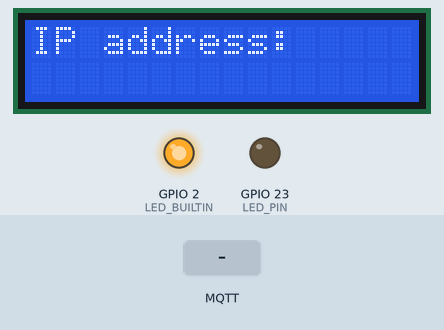
A sketch run on a simulated ESP32. On the bench: 16×2 character LCD, output pins drawn as LEDs (lit = HIGH). Inputs (shaded band) come from the test bench. WiFi joins after 1.5 s; servers stay silent unless stated; random numbers use the default seed unless the sketch sets one; no MQTT or app messages arrive unless stated; what the sketch prints to the serial monitor is not drawn.

Above: at 5.8 s.
5.9 s: MQTT message "1" arrives on the first subscribed topic
7.4 s: MQTT message "on" arrives on the first subscribed topic
10.4 s: MQTT message "off" arrives on the first subscribed topic
At 15.17 s:
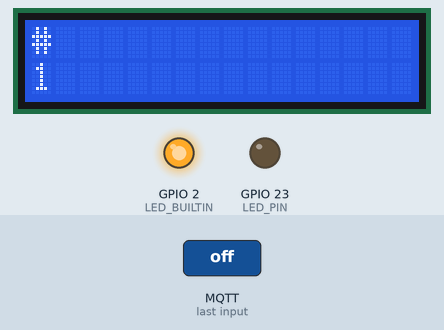
At 15.8 s:
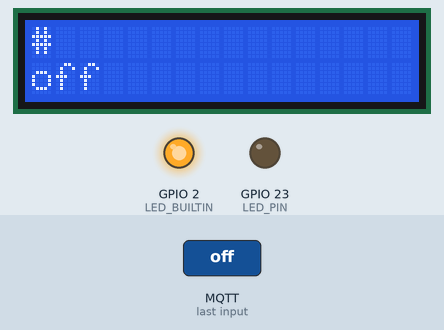
Timing chart, 0 to 17.3 s (numbered marks = the images above; inputs shaded):
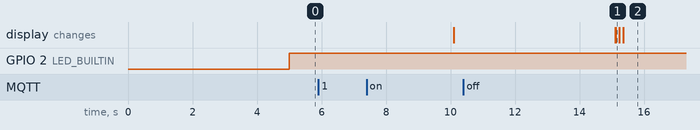

The sketch:

esp32_task_template.ino
```cpp
/*
  ESP32 MQTT Display System

  This Arduino code is designed for an ESP32 microcontroller to create a simple MQTT-based display system.
  The system consists of three tasks(2 Cores):

  1. MqttHandleTask: Responsible for connecting to a WiFi network and MQTT broker. It subscribes to all topics ('#') and
     handles incoming messages. It updates a message queue with received data.

  2. DisplayTask: Manages the LCD display and continuously monitors the message queue for new data. When new data
     arrives, it clears the LCD and displays the received topic and payload.

  3. MqttPublishTask: Publish MQTT every minute Use the mutex in Task 3 and other future Task, prevent Race Condition

  The code utilizes FreeRTOS for multitasking. The MQTT connection details, WiFi credentials, and other configurations
  are defined as constants at the beginning of the file. Additionally, there are defined structures and tasks for MQTT
  communication, display handling, and synchronization using semaphores.

  Libraries used:
  - WiFi.h: Handles WiFi connection.
  - PubSubClient.h: Implements MQTT protocol.
  - LiquidCrystal_I2C.h: Controls I2C-based LCD.

  Note: The code assumes certain configurations like the MQTT broker's address, WiFi credentials, LCD I2C address, and pin mappings.
  Make sure to modify these values according to your setup.

  Author: THITINUN
  Date: 20240206
*/


#include <Arduino.h>
#include <freertos/FreeRTOS.h>
#include <freertos/task.h>
#include <freertos/queue.h>
#include <freertos/semphr.h>

#include <WiFi.h>
#include <PubSubClient.h>
#include <LiquidCrystal_I2C.h>

#define WIFI_STA_NAME "JUMP"
#define WIFI_STA_PASS "025260652"

#define MQTT_SERVER "siriprapawat.trueddns.com"
#define MQTT_PORT 14283
#define MQTT_NAME "ESP32_DISPLAY"

#define LED_PIN 23
#define LED_BUILTIN 2

#define I2C_ADDRESS 0x3F //already run an I2C scanner sketch

// Define a message structure
typedef struct {
  int data;
  char topic[100];  // better to use array of char instead of String (*trust me)
  char payload[100];
  // Add other fields as needed
} MyMessage;

// Create message queue
#define QUEUE_LENGTH 10
#define ITEM_SIZE sizeof(MyMessage)
QueueHandle_t xQueueCore0ToCore1;
TaskHandle_t Task1 = NULL;
TaskHandle_t Task2 = NULL;
TaskHandle_t Task3 = NULL;
SemaphoreHandle_t serialMutex;
SemaphoreHandle_t mqttMutex;

WiFiClient client;
PubSubClient mqtt(client);

// set the LCD number of columns and rows
int lcdColumns = 16;
int lcdRows = 2;

// set LCD address, number of columns and rows
LiquidCrystal_I2C lcd(I2C_ADDRESS, lcdColumns, lcdRows);


// Tasks 1
void MqttHandleTask(void *pvParameters) {
  MyMessage messageToSend;

  Serial.println();
  Serial.println();
  Serial.print("Connecting to ");
  Serial.println(WIFI_STA_NAME);

  WiFi.mode(WIFI_STA);
  WiFi.begin(WIFI_STA_NAME, WIFI_STA_PASS);

  while (WiFi.status() != WL_CONNECTED) {
    vTaskDelay(pdMS_TO_TICKS(5000));  // Delay for 5 seconds
    Serial.print(".");
    digitalWrite(LED_BUILTIN, !digitalRead(LED_BUILTIN));
  }

  digitalWrite(LED_BUILTIN, HIGH);

  Serial.println("");
  Serial.println("WiFi connected");
  Serial.println("IP address: ");
  Serial.println(WiFi.localIP());

  mqtt.setServer(MQTT_SERVER, MQTT_PORT);
  mqtt.setCallback(callback);

  while (1) {
    if (mqtt.connected() == false) {
      Serial.print("MQTT connection... ");
      if (mqtt.connect(MQTT_NAME)) {
        Serial.println("connected");
        mqtt.subscribe("#");
      } else {
        Serial.println("failed");
        vTaskDelay(pdMS_TO_TICKS(5000));  // Delay for 5 seconds
      }
    } else {
      mqtt.loop();
    }
    vTaskDelay(pdMS_TO_TICKS(1));  // must use for clear WDT
  }
}

// Function in task 1
void callback(char *topic, byte *payload, unsigned int length) {
  MyMessage messageToSend;

  payload[length] = '\0';

  String topic_str = topic, payload_str = (char *)payload;
  if (xSemaphoreTake(serialMutex, portMAX_DELAY)) {
    Serial.println("[" + topic_str + "]: " + payload_str);
    xSemaphoreGive(serialMutex);
  }

  messageToSend.data = random(100);
  strcpy(messageToSend.topic, topic_str.c_str());
  strcpy(messageToSend.payload, payload_str.c_str());
  xQueueSend(xQueueCore0ToCore1, &messageToSend, portMAX_DELAY);
}

// Tasks 2
void DisplayTask(void *pvParameters) {
  MyMessage receivedMessage;

  // initialize LCD
  lcd.init();
  // turn on LCD backlight
  lcd.backlight();
  // lcd.noBacklight();

  lcd.clear();
  lcd.setCursor(0, 0);
  lcd.print("IP address:");
  vTaskDelay(pdMS_TO_TICKS(10));  // Delay for 5 seconds
  lcd.setCursor(0, 1);
  vTaskDelay(pdMS_TO_TICKS(10000));  // Delay for 5 seconds
  lcd.print(WiFi.localIP());
  vTaskDelay(pdMS_TO_TICKS(5000));  // Delay for 5 seconds

  while (1) {
    // Receive message from the queue
    if (xQueueReceive(xQueueCore0ToCore1, &receivedMessage, portMAX_DELAY)) {
      if (xSemaphoreTake(serialMutex, portMAX_DELAY)) {
        Serial.print("DisplayTask received message: ");
        Serial.println(receivedMessage.topic);
        xSemaphoreGive(serialMutex);
      }

      lcd.clear();
      lcd.setCursor(0, 0);
      // String topic_str_display = receivedMessage.topic.substring(0, 15);
      lcd.print(receivedMessage.topic);
      vTaskDelay(pdMS_TO_TICKS(10));
      // String payload_str_display = receivedMessage.payload.substring(0, 15);
      lcd.setCursor(0, 1);

      lcd.print(receivedMessage.payload);
      vTaskDelay(pdMS_TO_TICKS(100));
    }
    vTaskDelay(pdMS_TO_TICKS(1));  // must use for clear WDT
  }
}


// Task 3
void MqttPublishTask(void *pvParameters) {
  // sensor reading
  while (1) {
    if (xSemaphoreTake(mqttMutex, portMAX_DELAY)) {
      mqtt.publish("outTopic", "hello world");
      xSemaphoreGive(mqttMutex);
    }

    vTaskDelay(pdMS_TO_TICKS(60000));  // Delay for 60 seconds
  }
}

// Initial
void setup() {
  Serial.begin(115200);
  pinMode(LED_BUILTIN, OUTPUT);
  pinMode(LED_PIN, OUTPUT);

  // Create a mutex for Serial, MQTT
  serialMutex = xSemaphoreCreateMutex();
  mqttMutex = xSemaphoreCreateMutex();

  // Create message queue
  xQueueCore0ToCore1 = xQueueCreate(QUEUE_LENGTH, ITEM_SIZE);

  // Create the initial task
  // xTaskCreate(MqttHandleTask, "MqttHandleTask", 20000, NULL, 1, NULL);
  // xTaskCreate(DisplayTask, "DisplayTask", 20000, NULL, 2, NULL);
  xTaskCreatePinnedToCore(MqttHandleTask, "MqttHandleTask", 5000, NULL, 1, &Task1, 0);
  xTaskCreatePinnedToCore(DisplayTask, "DisplayTask", 5000, NULL, 1, &Task2, 1);
  xTaskCreatePinnedToCore(MqttPublishTask, "MqttPublishTask", 5000, NULL, 2,  &Task3, 0);// lower priority

  // Start the scheduler
  vTaskStartScheduler();
}

// Main
void loop() {
  // Code inside loop is not executed as tasks are scheduled by FreeRTOS
}
```

Measured:
- after the input at 5.9 s, every drawn part: stays the same
